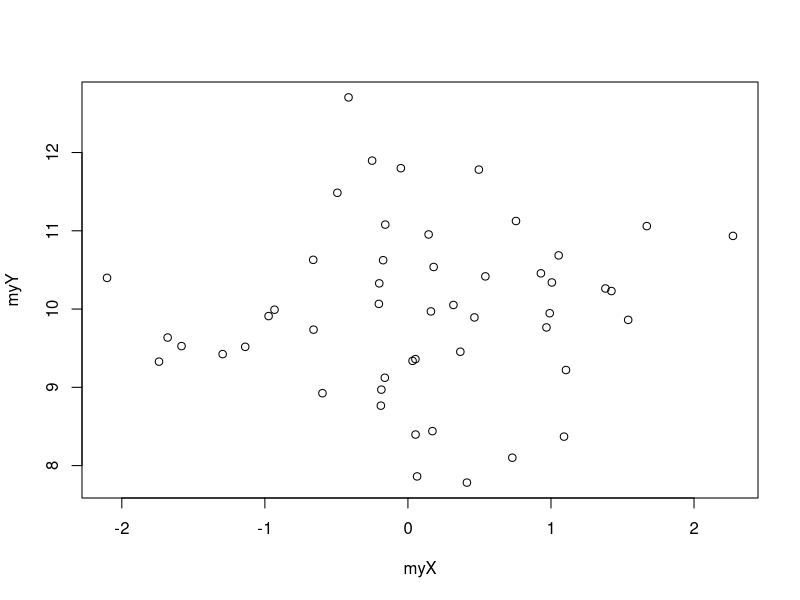
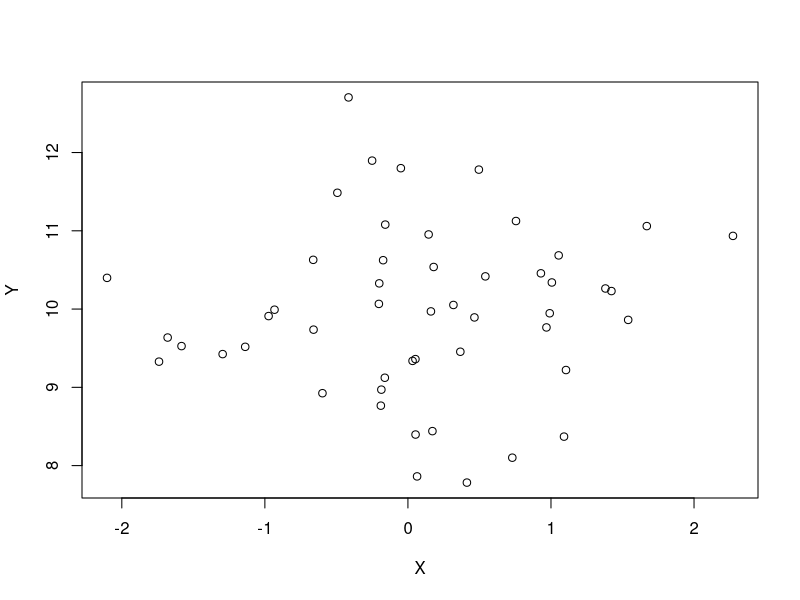
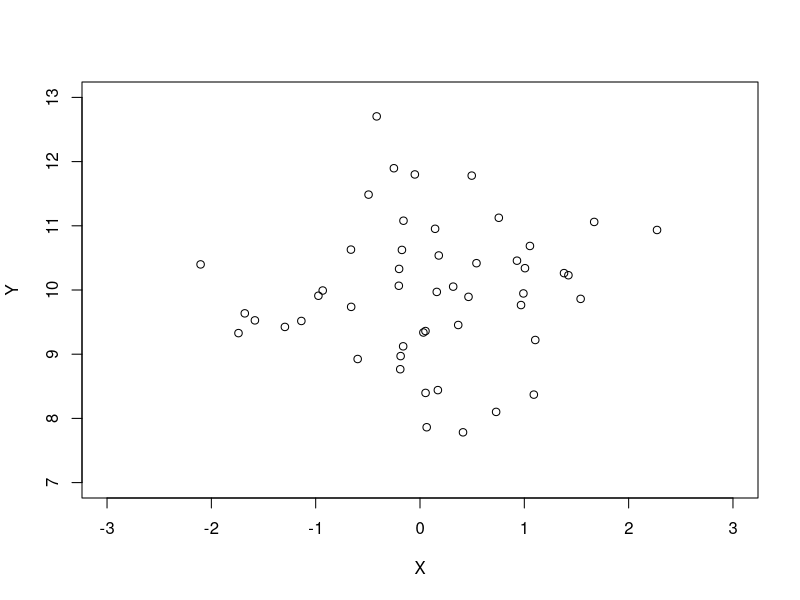
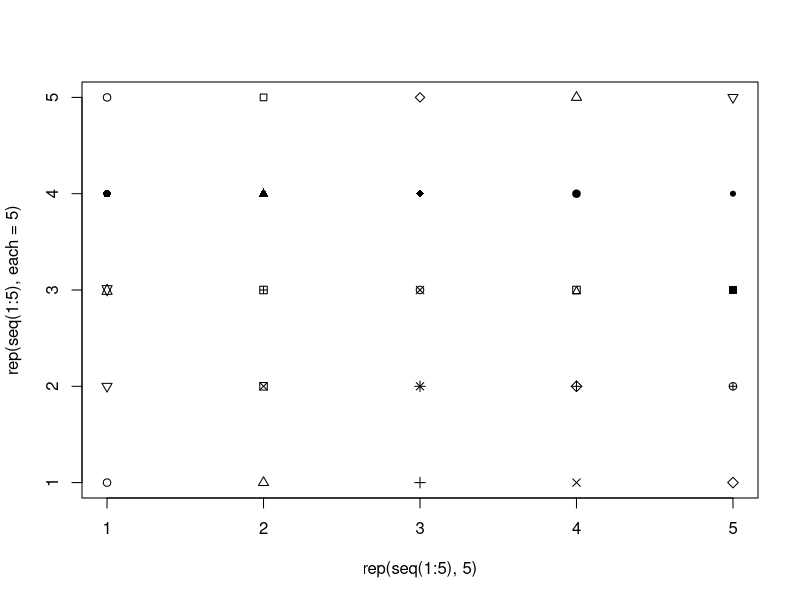
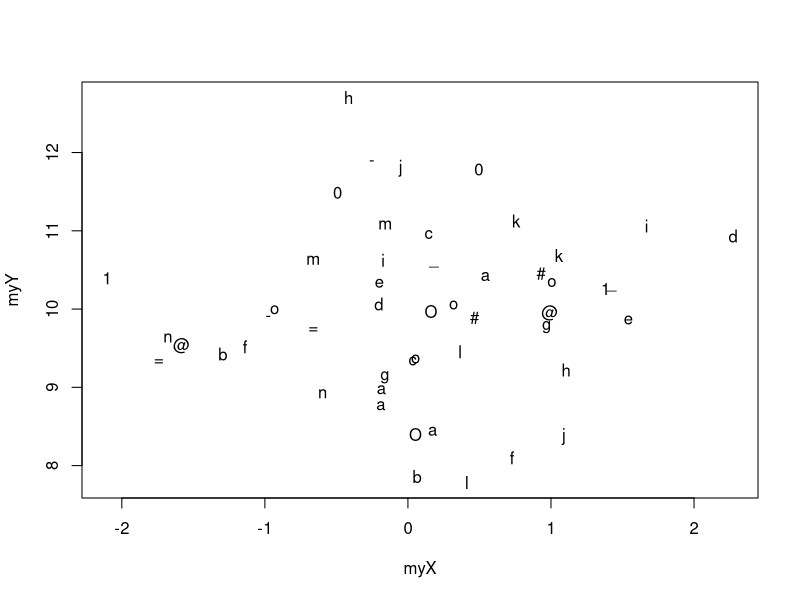
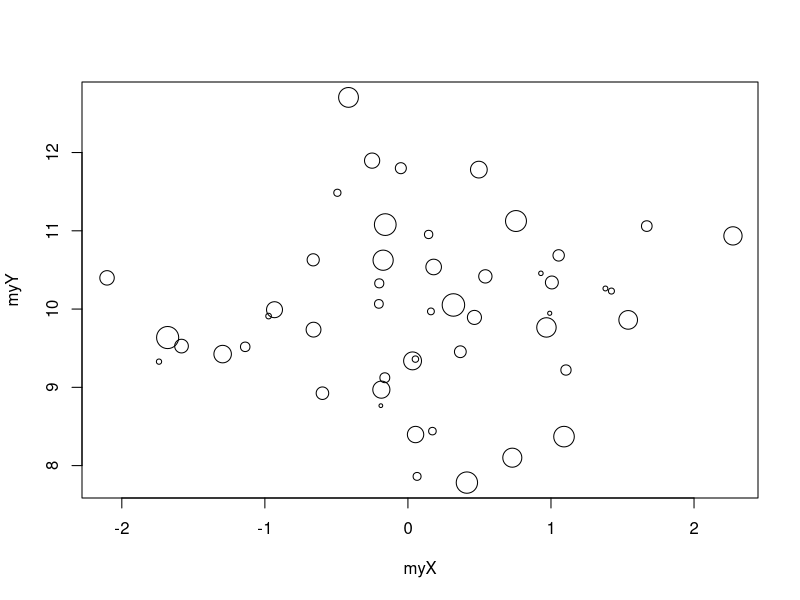
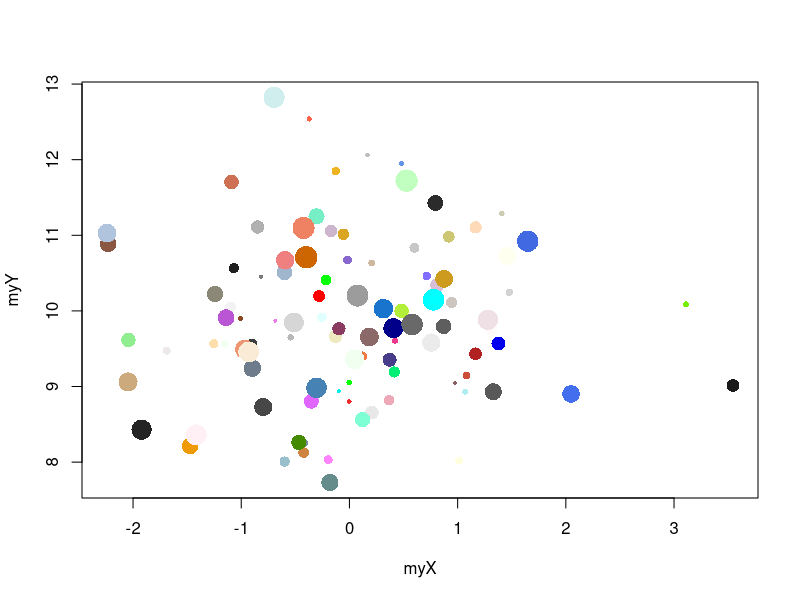
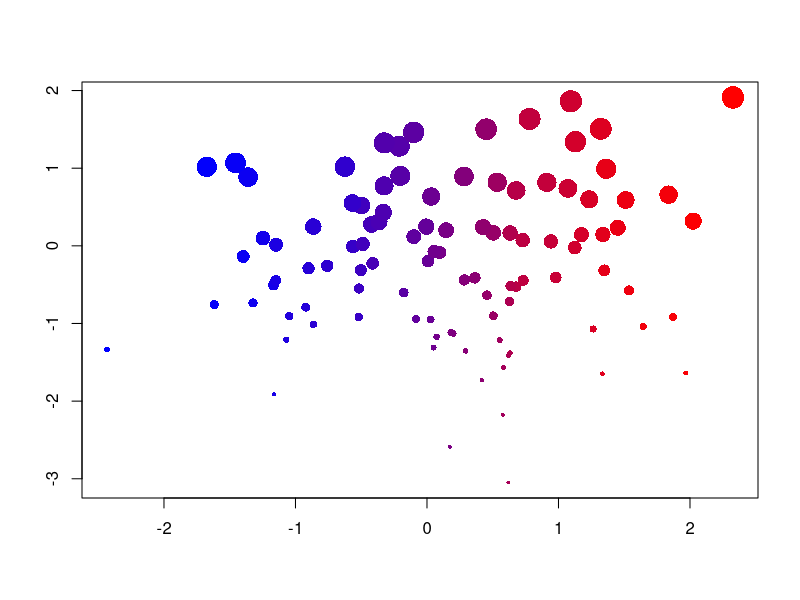

R code for these plots, in order:
## ---- chunk 1
myX <- rnorm(50, mean = 0, sd = 1)
myY <- rnorm(50, mean = 10, sd = 1)
plot(x = myX, y = myY)
## ---- chunk 2
plot(x = myX, y = myY, 
  xlab = "X", ylab = "Y")
## ---- chunk 3
plot(x = myX, y = myY, 
  xlab = "X", ylab = "Y", 
  xlim = c(-3, 3), ylim = c(7, 13))
## ---- chunk 4
plot(x = rep(seq(1:5), 5), y = rep(seq(1:5), each = 5),
  pch = 1:25)
plot(x = myX, y = myY, 
  pch = c("a", "@", "#", "1", "=", "-", "_", "o", "O", "0", letters[1:15]))
## ---- chunk 5
plot(x = myX, y = myY, 
  cex = seq(from = 0.5, to = 3, length.out = 50))
## ---- chunk 6
myX <- rnorm(100, mean = 0, sd = 1)
myY <- rnorm(100, mean = 10, sd = 1)
plot(x = myX, y = myY, 
  cex = seq(from = 0.5, to = 3, length.out = 100),
  pch = 16,
  col = sample(colors(), 100))
## ---- chunk 7
myX <- rnorm(100)
myY <- rnorm(100)
dfGraph <- data.frame(myX, myY)
dfGraph <- dfGraph[order(dfGraph$myX),]
dfGraph$myCol <- colorRampPalette(c("blue", "red"))(100)
dfGraph <- dfGraph[order(dfGraph$myY),]
dfGraph$myCex <- seq(from = 0.5, to = 3, length.out = 100)
plot(x = dfGraph$myX, y = dfGraph$myY, 
  cex = dfGraph$myCex, pch = 16, col = dfGraph$myCol, 
  xlab = "", ylab = "")
## ---- chunk 8
myX <- 1:20
myY <- rnorm(20, mean = 10, sd = 1)
plot(x = myX, y = myY, 
  type = 'b') # 'p', 'l', 'b', 'c', 'o', 'h', 's', 'S', 'n'
## ---- chunk 9
par(mfrow = c(1, 2))
plot(x = myX, y = myY, 
  type = 'b', pch = 16, cex = 3) 
grid(lwd = 3, lty = 1)
plot(x = myX, y = myY, 
  type = 'b', pch = 16, cex = 3, 
  panel.first = grid(lwd = 3, lty = 1)) 
par(mfrow = c(1, 1))
## ---- chunk 10
op <- par(no.readonly = TRUE)
par(mfrow = c(2, 2), mar = c(2, 2, 1, 1))
graph4 <- lapply(1:4, function(i){
  plot(x = rnorm(100), 
    y = rnorm(100), 
    col = i, pch = 16)
})
par(op)
## ---- chunk 11
myX <- rnorm(100)
myY <- rnorm(100)
plot(x = myX, y = myY, 
  xlim = c(-4, 4), ylim = c(-4, 4),   
  pch = 16, cex = 1.5, 
  col = sample(colors(), size = 100),
  panel.first = {
    grid()
    abline(v = c(min(myX), max(myX)), lty = 2)
    abline(h = c(min(myY), max(myY)), lty = 2)
    abline(v = mean(myX), lty = 1)
    abline(h = mean(myY), lty = 1)
})
## ---- chunk 12
op <- par(no.readonly = TRUE)
par(mfrow = c(2, 2), mar = c(2, 2, 1, 1))
myX <- list(
  rnorm(1000),
  rgamma(1000, shape = 1),
  sample(1:100, size = 1000, replace = TRUE),
  rbeta(1000, shape1 = 1, shape2 = 2)
)
myTitle <- c("Normal", "Gamma", "Uniform", "Beta")
tr <- lapply(1:4, function(i){
  hist(myX[[i]], 
    col = heat.colors(15), 
    main = myTitle[i]
  )
})
par(op)
## ---- chunk 13
myX <- c(4, 5, 8)
barplot(myX, names.arg = c("A", "B", "C"))
## ---- chunk 14
op <- par(no.readonly = TRUE)
par(mfrow = c(1, 2), mar = c(2, 2, 1, 1))
myX <- matrix(c(4, 5, 8, 4, 6, 2), nrow = 2)
barplot(myX, names.arg = c("A", "B", "C"))
myX <- matrix(c(4, 5, 8, 4, 6, 2, 3, 4, 5), nrow = 3)
barplot(myX, names.arg = c("A", "B", "C"))
par(op)
## ---- chunk 15
n <- 50
myX <- rnorm(n)
myY <- rnorm(n)
myCol <- c(2, sample(c(4, 2), size = (n - 1), replace = TRUE))
myColors <- colorRampPalette(c("blue", "red"))(100)
myYCut <- cut(myY, breaks = -4:4)
myXCut <- cut(myX, breaks = -4:4)
myYCutCol <- table(myCol, myYCut)
myXCutCol <- table(myCol, myXCut)
xCol <- round(
  myXCutCol[1,] / (myXCutCol[1,] + myXCutCol[2,]) * 100
)
xCol[is.na(xCol) | xCol == 0] <- 1
yCol <- round(
  myYCutCol[1,] / (myYCutCol[1,] + myYCutCol[2,]) * 100
)
yCol[is.na(yCol) | yCol == 0] <- 1
op <- par(no.readonly = TRUE)
par(mar = c(2, 3, 1, 1))
layout(matrix(c(1, 1, 0, 
                2, 2, 3, 
                2, 2, 3), ncol = 3, byrow = TRUE))
barplot(table(myXCut), las = 1, col = myColors[xCol])
plot(x = myX, y = myY, col = myCol, pch = 16, 
  xlim = c(-4, 4), ylim = c(-4, 4), cex = 1.5, 
  panel.first = grid())
barplot(table(myYCut), las = 1, horiz = TRUE, col = myColors[yCol])
par(op)
## ---- chunk 16
graphBarplotCol <- function(n){
  myX <- rnorm(n)
  myY <- rnorm(n)
  myCol <- c(2, sample(c(4, 2), size = (n - 1), replace = TRUE))
  myColors <- colorRampPalette(c("blue", "red"))(100)
  myYCut <- cut(myY, breaks = -4:4)
  myXCut <- cut(myX, breaks = -4:4)
  myYCutCol <- table(myCol, myYCut)
  myXCutCol <- table(myCol, myXCut)
  xCol <- round(
    myXCutCol[1,] / (myXCutCol[1,] + myXCutCol[2,]) * 100
  )
  xCol[is.na(xCol) | xCol == 0] <- 1
  yCol <- round(
    myYCutCol[1,] / (myYCutCol[1,] + myYCutCol[2,]) * 100
  )
  yCol[is.na(yCol) | yCol == 0] <- 1
  op <- par(no.readonly = TRUE)
  par(mar = c(2, 3, 1, 1))
  layout(matrix(c(1, 1, 0, 
                  2, 2, 3, 
                  2, 2, 3), ncol = 3, byrow = TRUE))
  barplot(table(myXCut), las = 1, col = myColors[xCol])
  plot(x = myX, y = myY, col = myCol, pch = 16, 
    xlim = c(-4, 4), ylim = c(-4, 4), cex = 1.5, 
    panel.first = grid())
  barplot(table(myYCut), las = 1, horiz = TRUE, col = myColors[yCol])
  par(op)
}
graphBarplotCol(n = 1000)
## ---- chunk 17
graphBarplotCol <- function(n){
  myX <- rnorm(n)
  myY <- rnorm(n)
  myCol <- c(2, 3, 4, sample(2:4, size = (n - 3), replace = TRUE))
  myYCut <- cut(myY, breaks = -4:4)
  myXCut <- cut(myX, breaks = -4:4)
  myYCutCol <- table(myCol, myYCut)
  myXCutCol <- table(myCol, myXCut)
  rColX <- myXCutCol[1,] / (myXCutCol[1,] + myXCutCol[2,] + 
    myXCutCol[3,])
  gColX <- myXCutCol[2,] / (myXCutCol[1,] + myXCutCol[2,] + 
    myXCutCol[3,])
  bColX <- myXCutCol[3,] / (myXCutCol[1,] + myXCutCol[2,] + 
    myXCutCol[3,])
  rColX[is.na(rColX)] <- 0
  gColX[is.na(gColX)] <- 0
  bColX[is.na(bColX)] <- 0
  rColY <- myYCutCol[1,] / (myYCutCol[1,] + myYCutCol[2,] + 
    myYCutCol[3,])
  gColY <- myYCutCol[2,] / (myYCutCol[1,] + myYCutCol[2,] + 
    myYCutCol[3,])
  bColY <- myYCutCol[3,] / (myYCutCol[1,] + myYCutCol[2,] + 
    myYCutCol[3,])
  rColY[is.na(rColY)] <- 0
  gColY[is.na(gColY)] <- 0
  bColY[is.na(bColY)] <- 0
  op <- par(no.readonly = TRUE)
  par(mar = c(2, 3, 1, 1))
  layout(matrix(c(1, 1, 0, 
                  2, 2, 3, 
                  2, 2, 3), ncol = 3, byrow = TRUE))
  barplot(table(myXCut), las = 1, col = rgb(rColX, gColX, bColX))
  plot(x = myX, y = myY, col = myCol, pch = 16, 
    xlim = c(-4, 4), ylim = c(-4, 4), cex = 1.5, 
    panel.first = grid())
  barplot(table(myYCut), las = 1, horiz = TRUE, 
    col = rgb(rColY, gColY, bColY))
  par(op)
}
graphBarplotCol(n = 50)
